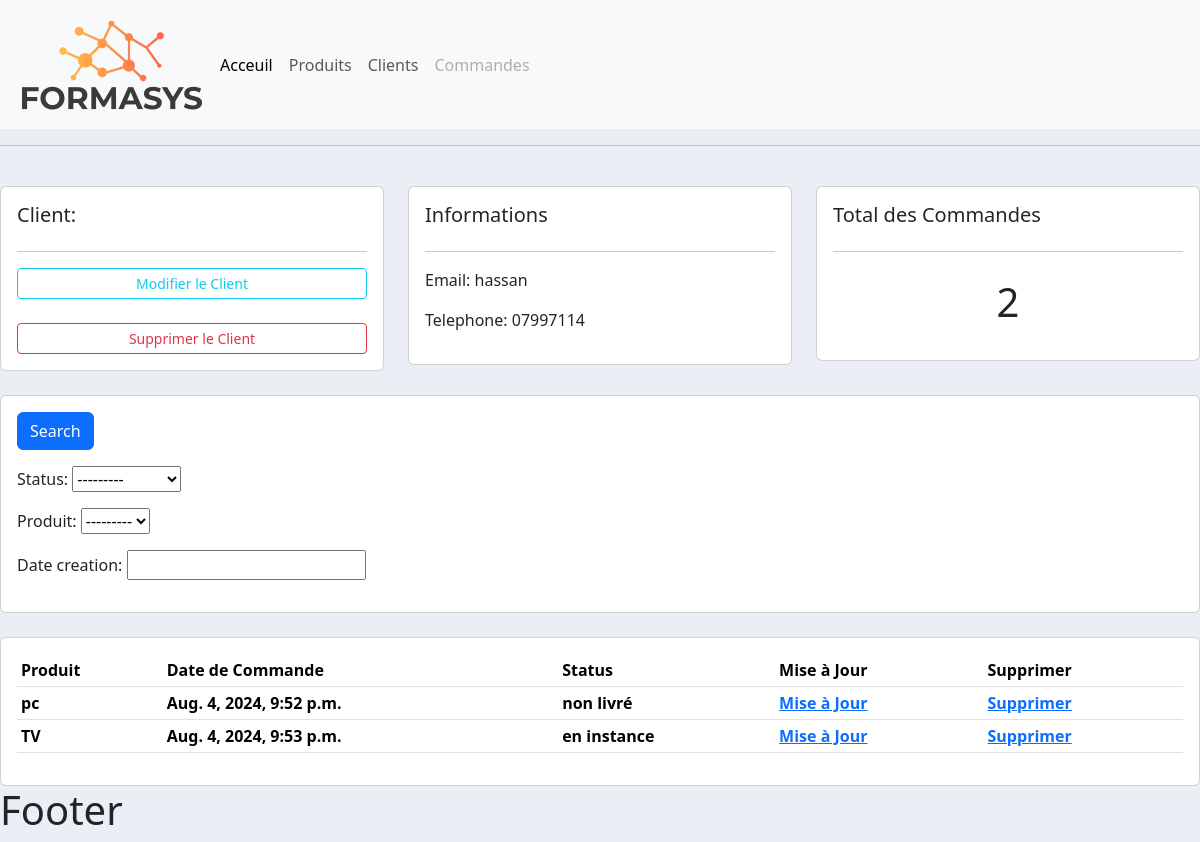
Screenshot of /client2/ with the database file from the repository.
### client/models.py (models this page shows, shortened)
class Client (models.Model) :
    nom = models.CharField(max_length=200, null=True)
    telephone = models.CharField(max_length=200, null=True)
    date_creation = models.DateTimeField(auto_now_add=True , null= True)

### commande/models.py (models this page shows)
class Commande (models.Model) :
    STATUS = (
        ("en instance" ,"en instance" ),
        ("non livré", "non livré"),
        ("livré", "livré"),
    )
    client = models.ForeignKey(Client, null=True, on_delete=models.SET_NULL)
    produit = models.ForeignKey(Produit, null=True, on_delete=models.SET_NULL)
    status = models.CharField(max_length=200 ,null=True, choices=STATUS)
    date_creation = models.DateTimeField(null=True, auto_now_add=True)

### produit/models.py (models this page shows)
class Produit (models.Model) :
    nom = models.CharField(max_length=200 , null=True)
    prix = models.IntegerField(null=True)
    tag = models.ManyToManyField(Tag)
    def __str__(self):
        return self.nom

### client/views.py (the view)
# urls.py: path("<str:id>/",views.list_client , name= "list_client")
def list_client (request, id) :
    client = Client.objects.get(pk = id)
    commandes = client.commande_set.all()
    commandes_all = commandes.count()
    myfilter = CommandFilter(request.GET,queryset=commandes)
    commandes = myfilter.qs
    return render(request, "client/list_client.html",
        context= {
        "client" : client,
        "commandes" : commandes,
        "commandes_all" : commandes_all,
        "myfilter" :myfilter
    })

### templates/client/list_client.html (shortened to what this page needs)
 {% extends 'base.html' %}
 {% block Contenu %}
 <br>
<div class="row">
	<div class="col-md">
		<div class="card card-body">
			<h5>Client:</h5>
			<hr>
			<a class="btn btn-outline-info  btn-sm btn-block" href="">Modifier le Client</a>
            <br>
			<a class="btn btn-outline-danger  btn-sm btn-block" href="">Supprimer le Client</a>
		</div>
	</div>
	<div class="col-md">
		<div class="card card-body">
			<h5>Informations</h5>
			<hr>
			<p>Email: {{client.nom}} </p>
			<p>Telephone: {{client.telephone}} </p>
		</div>
	</div>
	<div class="col-md">
		<div class="card card-body">
			<h5>Total des Commandes</h5>
			<hr>
			<h1 class="total-commandes" style="text-align: center;padding: 10px"> {{commandes_all}} </h1>
		</div>
	</div>
</div>
<br>
<div class="row">
	<div class="col">
		<div class="card card-body">
			<form method="get">
		    <button class="btn btn-primary" type="submit">Search</button>
			 {{myfilter.form.as_p}}
		  </form>
		</div>
	</div>
</div>
<br>
<div class="row">
	<div class="col-md">
		<div class="card card-body">
			<table class="table table-sm">
				<tr>
					<th>Produit</th>
					<th>Date de Commande</th>
					<th>Status</th>
					<th>Mise à Jour</th>
					<th>Supprimer</th>
				</tr>
				{% for commande in commandes  %}
				<tr>
					<th> {{commande.produit}} </th>
					<th> {{commande.date_creation}}</th>
					<th> {{commande.status}}</th>
					<th><a href="">Mise à Jour  </a> </th>
					<th><a href="">Supprimer</th>
				</tr>
				{% endfor %}
			</table>
		</div>
	</div>
</div>
 {% endblock Contenu %}

### static/css/main.css (style rules this page uses)
body { background-color: #ebeff5; }
.total-commandes { animation: clignote 1s infinite, zoom 1s infinite; }

### rows the page displays
Client: nom "hassan", telephone "07997114"
Commande: produit "pc", date_creation "Aug. 4, 2024, 9:52 p.m.", status "non livré"
Commande: produit "TV", date_creation "Aug. 4, 2024, 9:53 p.m.", status "en instance"

### other values shown
{{ commandes_all }} "2"
